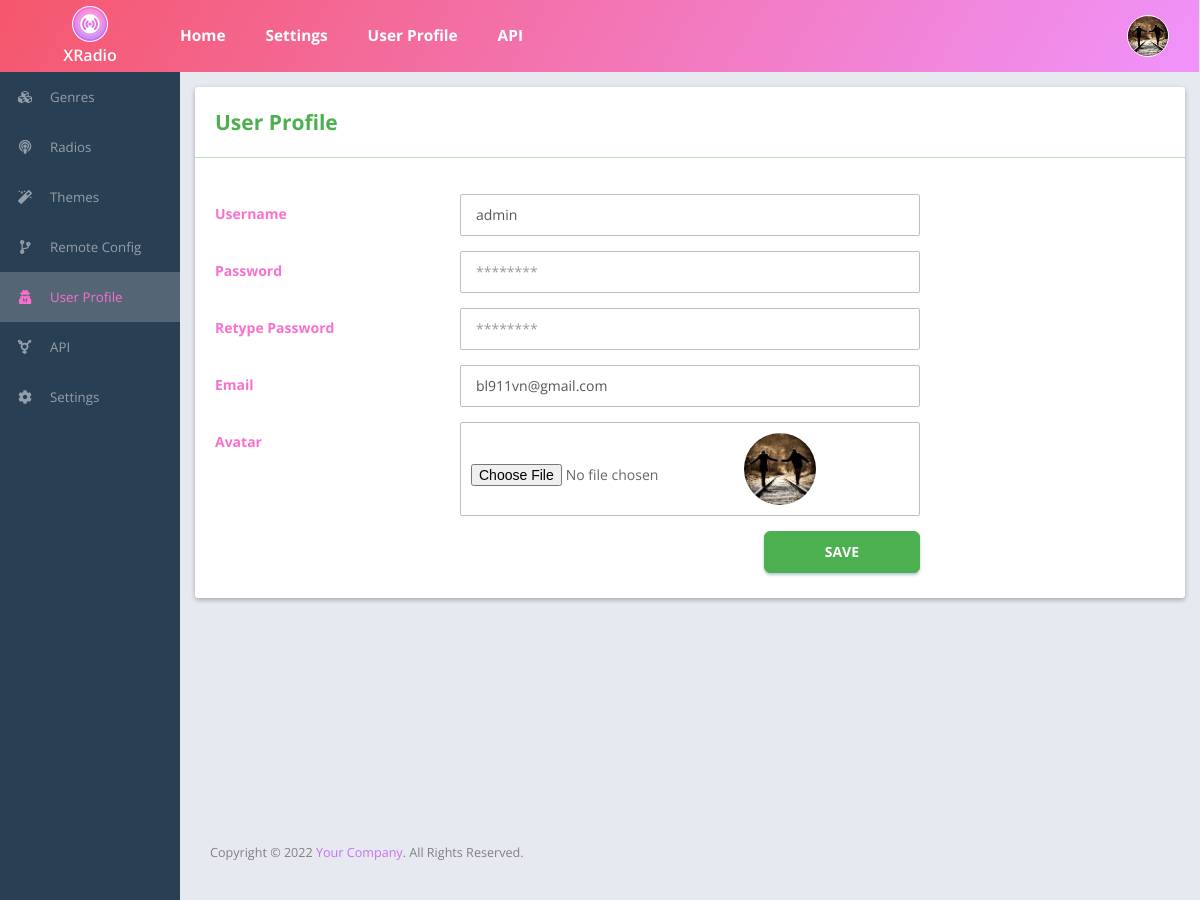
The app's page /xradio_profile.php (signed in) with its own data.
### tables this page shows
CREATE TABLE `users` (
  `user_id` int(11) NOT NULL,
  `user_name` varchar(100) NOT NULL,
  `user_avatar` varchar(255) NOT NULL DEFAULT '',
  `user_password` varchar(100) NOT NULL,
  `user_email` varchar(120) NOT NULL,
  `user_status` int(1) UNSIGNED NOT NULL DEFAULT '1'
);

### xradio_profile.php (the view, shortened to what this page needs)
<?php
	include("includes/xradio_header.php");
	if(isset($_SESSION['id'])){
		$qry="select * from users where user_id='".$_SESSION['id']."'";
		$result=mysqli_query($mysqli,$qry);
		$row=mysqli_fetch_assoc($result);
	}
?>
<div class="row">
      <div class="col-md-12">
        <div class="card">
		  		<div class="page_title_block">
            <div class="col-md-5 col-xs-12">
              <div class="page_title">User Profile</div>
            </div>
						<div class="divider"></div>
          </div>
          <div class="row card-top">
            <div class="col-md-12">
              <div class="col-md-12 col-sm-12">
              </div>
            </div>
          </div>
          <div class="card-home-body card-bottom">
            <form action="" name="editprofile" method="post" class="form form-horizontal" enctype="multipart/form-data">
              <div class="section">
                <div class="section-body">
                  <div class="form-group">
                    <label class="col-md-3 control-label">Username</label>
                    <div class="col-md-6">
                      <input type="text" name="user_name" id="user_name" value="<?php echo $row['user_name'];?>" class="form-control" required autocomplete="off">
                    </div>
                  </div>
                  <div class="form-group">
                    <label class="col-md-3 control-label">Password</label>
                    <div class="col-md-6">
                      <input type="password" name="user_password" id="user_password" placeholder="********" class="form-control" autocomplete="off">
                    </div>
                  </div>
									<div class="form-group">
                    <label class="col-md-3 control-label">Retype Password</label>
                    <div class="col-md-6">
                      <input type="password" name="retype_password" id="retype_password" placeholder="********" class="form-control" autocomplete="off">
                    </div>
                  </div>
                  <div class="form-group">
                    <label class="col-md-3 control-label">Email</label>
                    <div class="col-md-6">
                      <input type="email" name="user_email" id="user_email" value="<?php echo $row['user_email'];?>" class="form-control" required autocomplete="off">
                    </div>
                  </div>
									<div class="form-group">
										<label class="col-md-3 control-label">Avatar</label>
										<div class="col-md-6">
											<div class="fileupload_block">
												<input type="file" name="user_avatar" value="fileupload" id="fileupload">
														<?php if($row['user_avatar']!="") {?>
														<div class="user_upload_img"><img class="user_avatar" type="image" src="assets/images/<?php echo $row['user_avatar'];?>" /></div>
														<?php } else {?>
														<div class="user_upload_img"><img class="user_avatar" type="image" src="assets/images/profile.png" /></div>
													<?php }?>
											</div>
										</div>
									</div>
                  <div class="form-group">
                    <div class="col-md-6 col-md-offset-3">
                      <button type="submit" name="submit" class="btn btn-primary">Save</button>
                    </div>
                  </div>
                </div>
              </div>
            </form>
          </div>
        </div>
      </div>
</div>
<?php include("includes/xradio_footer.php");?>

### records on screen
users: user_name "admin", user_email "bl911vn@gmail.com", user_avatar (picture)

### other values on screen
XRADIO_APP_NAME "XRadio"
XRADIO_APP_AUTHOR "Your Company"
